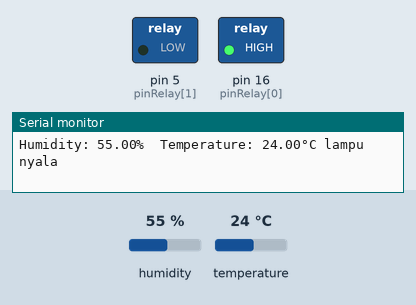
This sketch was run on a simulated Arduino Uno, built with avr-gcc and run on an emulated ATmega328P. Shown: switched loads named in the sketch (green lamp = pin HIGH), the last lines printed to the serial monitor. The inputs (shaded band) are chosen by the test bench; at power-on: temperature 24 °C, humidity 55 %.

Above: at 4.8 s.
4.9 s: temperature set to 25.6 °C
At 7.4 s:
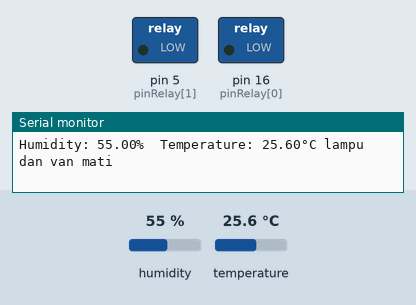
9.5 s: temperature set to 26.6 °C
12.5 s: temperature set to 27.7 °C
At 14.5 s:
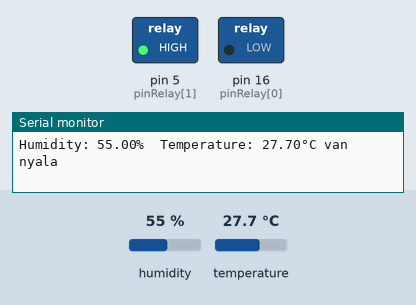
15.5 s: temperature set to 12 °C
At 17.5 s:
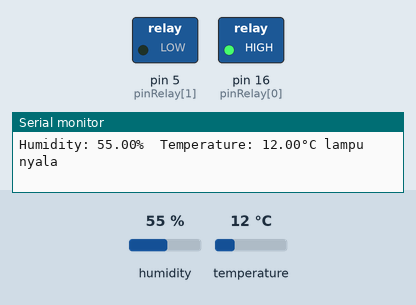
18.5 s: temperature set to 28 °C
At 21.0 s:
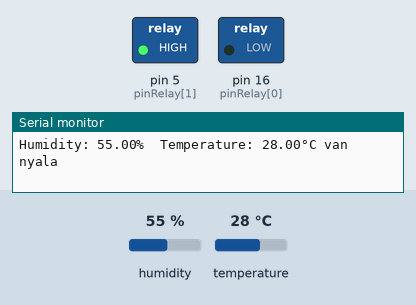
Timing chart, 0 to 22.5 s (numbered marks = the images above; inputs shaded):
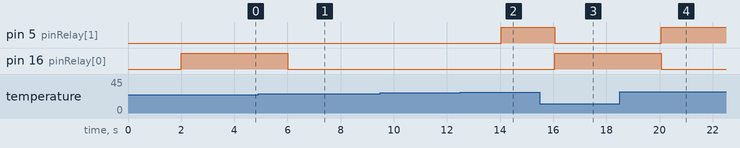

Measured:
- the behaviour switches between 25 and 25.1 °C on temperature (found by bisection; images 0 and 1)
- the behaviour switches between 27 and 27.1 °C on temperature (found by bisection; images 1 and 2)
- after the input at 4.9 s, pin 16 (pinRelay[0]): HIGH → LOW after 1.1 s
- after the input at 12.5 s, pin 5 (pinRelay[1]): LOW → HIGH after 1.5 s
- after the input at 15.5 s, pin 5 (pinRelay[1]): HIGH → LOW after 0.55 s; pin 16 (pinRelay[0]): LOW → HIGH after 0.55 s
- after the input at 18.5 s, pin 5 (pinRelay[1]): LOW → HIGH after 1.6 s; pin 16 (pinRelay[0]): HIGH → LOW after 1.6 s

The sketch:

Test_System.ino
```cpp
//Initiation for DHT22
#include "DHT.h"
#define DHTPIN 4 //pin
#define DHTTYPE DHT22
//............

const int pinRelay[] = {16,5};

DHT dht(DHTPIN, DHTTYPE);

uint32_t delayMS;

void setup() {
  Serial.begin(115200);
  dht.begin();

  //initiation pin rellay
  for(int i = 0;i< 2; i++)
  {
    pinMode(pinRelay[i],OUTPUT);
  }

}

void loop() {
  // Wait a few seconds between measurements.
  delay(2000);

  // Reading temperature or humidity takes about 250 milliseconds!
  // Sensor readings may also be up to 2 seconds 'old' (its a very slow sensor)
  float h = dht.readHumidity();
  // Read temperature as Celsius (the default)
  float t = dht.readTemperature();

  // Check if any reads failed and exit early (to try again).
  if (isnan(h) || isnan(t)) {
    Serial.println(F("Failed to read from DHT sensor!"));
    return;
  }

  Serial.print(F("Humidity: "));
  Serial.print(h);
  Serial.print(F("%  Temperature: "));
  Serial.print(t);
  Serial.print(F("°C "));

  if(t < 25)
  {
    relay(0, true);
    relay(1, false);
    Serial.println("lampu nyala");
  }
  if(t > 27) //ntr diganti jadi 32 lagi
  {
    relay(1, true);
    relay(0, false);
    Serial.println("van nyala");
  }
  if(t>25 && t<27)
  {
    relay(1, false);
    relay(0, false);
    Serial.println("lampu dan van mati");
  }

}

void relay(int r, bool y)
{
  if (y == true)
  {
    digitalWrite(pinRelay[r], HIGH);
//    delay(2000);
//    return;
  }
  else
  {
    digitalWrite(pinRelay[r], LOW);
//    delay(2000);
//    return;
  }
}

//  // Compute heat index in Fahrenheit (the default)
//  float hif = dht.computeHeatIndex(f, h);
//  // Compute heat index in Celsius (isFahreheit = false)
//  float hic = dht.computeHeatIndex(t, h, false);

//  Serial.print(F("Humidity: "));
//  Serial.print(h);
//  Serial.print(F("%  Temperature: "));
//  Serial.print(t);
//  Serial.print(F("°C "));
//  Serial.print(f);
//  Serial.print(F("°F  Heat index: "));
//  Serial.print(hic);
//  Serial.print(F("°C "));
//  Serial.print(hif);
//  Serial.println(F("°F"));
```
